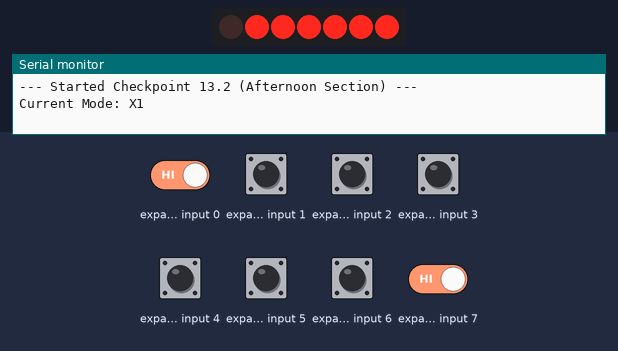
Recording of a sketch running on a simulated Arduino Uno, built with avr-gcc and run on an emulated ATmega328P. Parts: 7 port-expander outputs drawn as a row of LEDs (first output left, lit = HIGH), the last lines printed to the serial monitor. Wiring (inferred from the names in the program): PCF8574 port expander at I2C address 0x20. Wiring (inferred from the signals the program sends): row of LEDs: on Q0, Q1, Q2, Q3, Q4, Q5, Q6. The inputs (shaded band) are chosen by the test bench; at power-on: expander input 0–7 HIGH.

Above: at 2.6 s.
2.7 s: expander input 0 driven LOW and expander input 7 driven LOW
At 3.7 s:
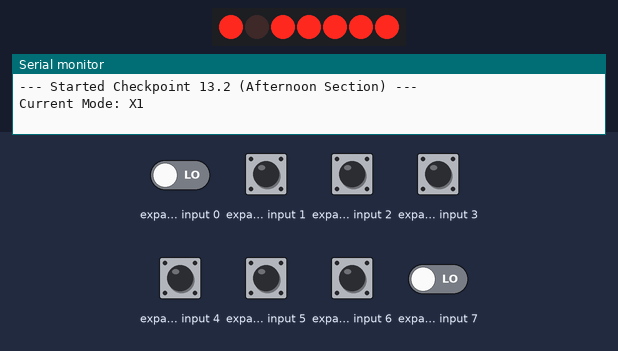
At 5.0 s:
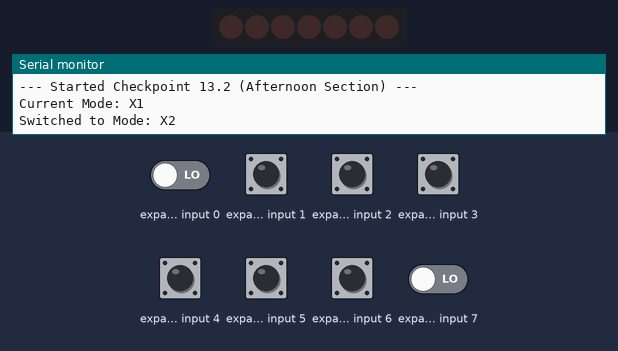
Timing chart, 0 to 17.2 s (numbered marks = the images above; inputs shaded):
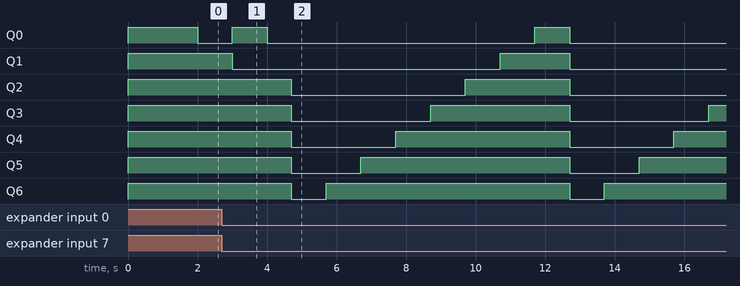

The sketch:

Lab_13_cp2.ino
```cpp
#include <avr/io.h>
#include "my_twi.h"
#include "my_pcf8574.h"

// =========================================================
// 1. ตัวแปรควบคุมระบบและสวิตช์
// =========================================================
uint8_t mode = 0;                  // 0: X1, 1: X2, 2: X3, 3: X4
unsigned long press_start_time = 0; // บันทึกเวลาที่เริ่มกดสวิตช์
bool prev_pressed = false;         // สถานะสวิตช์ในรอบก่อนหน้า
bool long_press_handled = false;   // ธงเช็กว่าประมวลผลการกดค้าง 2 วินาทีไปแล้วหรือยัง
unsigned long last_btn_sample = 0; // เวลาสุ่มอ่านค่าสวิตช์

unsigned long last_led_time = 0;   // ตัวจับเวลาอัปเดต LED

// X1: นับลงแบบไบนารี (127 -> 0)
int16_t x1_count = 127;

// X2: ดับหมดก่อน แล้วค่อยๆ สว่างเพิ่มทีละดวงจาก D6 (ซ้าย) -> D0 (ขวา) วนลูปอัตโนมัติ
uint8_t x2_step = 0;
const uint8_t x2_patterns[8] = {
    0x00, // Step 0: ดับทั้งหมด
    0x40, // Step 1: D6
    0x60, // Step 2: D6, D5
    0x70, // Step 3: D6, D5, D4
    0x78, // Step 4: D6..D3
    0x7C, // Step 5: D6..D2
    0x7E, // Step 6: D6..D1
    0x7F  // Step 7: D6..D0 (ติดครบ 7 ดวง)
};

// X3: สว่าง 2 ดวง เลื่อนไปทางซ้ายทุกครั้งที่กดสั้น
uint8_t x3_pos = 0;

// X4: รูปแบบกระพริบซับซ้อนตามลำดับ
struct X4Step {
    uint8_t pattern;   // รูปแบบ LED (0x7F = ติดหมด, 0x00 = ดับหมด)
    uint16_t duration; // เวลาหน่วง (ms)
};

const X4Step x4_sequence[] = {
    {0x00, 1000}, // เริ่มต้น ดับ 1 วินาที

    // กระพริบ 1 ครั้ง (ติด 0.5s / ดับ 0.5s) -> ดับ 1s
    {0x7F, 500}, {0x00, 500},
    {0x00, 1000},

    // กระพริบ 2 ครั้ง -> ดับ 1s
    {0x7F, 500}, {0x00, 500},
    {0x7F, 500}, {0x00, 500},
    {0x00, 1000},

    // กระพริบ 3 ครั้ง -> ดับ 1s
    {0x7F, 500}, {0x00, 500},
    {0x7F, 500}, {0x00, 500},
    {0x7F, 500}, {0x00, 500},
    {0x00, 1000},

    // กระพริบ 4 ครั้ง -> ดับ 1s
    {0x7F, 500}, {0x00, 500},
    {0x7F, 500}, {0x00, 500},
    {0x7F, 500}, {0x00, 500},
    {0x7F, 500}, {0x00, 500},
    {0x00, 1000}
};
const uint8_t X4_TOTAL_STEPS = sizeof(x4_sequence) / sizeof(x4_sequence[0]);
uint8_t x4_step = 0;

// =========================================================
// 2. ฟังก์ชันช่วยเตรียมข้อมูลขับ LED
// =========================================================
uint8_t prepare_data(uint8_t d)
{
    uint8_t tmp = ~d; // กลับบิตสำหรับ Common Anode (0 = ติด, 1 = ดับ)
    tmp |= 0x80;      // บังคับ P7 = 1 รักษาสภาพพอร์ต Input
    return tmp;
}

// รีเซ็ตและอัปเดตสถานะ LED เมื่อเปลี่ยนโหมด
void reset_mode_state()
{
    last_led_time = millis();

    if (mode == 0) { // X1
        x1_count = 127;
        PCF8574_write(0, prepare_data((uint8_t)x1_count));
    }
    else if (mode == 1) { // X2: เริ่มที่สถานะดับหมด
        x2_step = 0;
        PCF8574_write(0, prepare_data(x2_patterns[x2_step]));
    }
    else if (mode == 2) { // X3: เริ่ม 2 ดวงขวาสุด (D0, D1)
        x3_pos = 0;
        uint8_t pattern = (0x03 << x3_pos) & 0x7F;
        PCF8574_write(0, prepare_data(pattern));
    }
    else if (mode == 3) { // X4
        x4_step = 0;
        PCF8574_write(0, prepare_data(x4_sequence[0].pattern));
    }
}

// ฟังก์ชันทำงานเมื่อมีการ "กดสั้น" (> 50ms และ < 2 วินาที)
void handle_short_press()
{
    // มีเฉพาะโหมด X3 เท่านั้นที่ใช้การกดสั้นเปลี่ยนตำแหน่งไฟ
    if (mode == 2) {
        x3_pos = (x3_pos + 1) % 8; // เลื่อนตำแหน่ง 0 -> 7 แล้ววนกลับ
        uint8_t pattern = (0x03 << x3_pos) & 0x7F;
        PCF8574_write(0, prepare_data(pattern));
    }
}

// =========================================================
// 3. Setup & Loop
// =========================================================
void setup()
{
    Serial.begin(38400);
    init_twi_module();

    Serial.println("--- Started Checkpoint 13.2 (Afternoon Section) ---");
    Serial.println("Current Mode: X1");

    reset_mode_state();
}

void loop()
{
    // ---------------------------------------------------------
    // A. ระบบตรวจจับการกดสวิตช์ (สุ่มอ่านทุกๆ 20 ms)
    // ---------------------------------------------------------
    if (millis() - last_btn_sample >= 20)
    {
        last_btn_sample = millis();

        uint8_t sw_tmp = PCF8574_read(0);
        sw_tmp &= 0x80;
        bool is_pressed = (!sw_tmp); // Active Low: 0 คือกดสวิตช์

        if (is_pressed && !prev_pressed) {
            // เริ่มกด
            press_start_time = millis();
            long_press_handled = false;
            prev_pressed = true;
        }
        else if (is_pressed && prev_pressed) {
            // กดค้างครบ 2 วินาที -> เปลี่ยนโหมด
            if (!long_press_handled && (millis() - press_start_time >= 2000)) {
                long_press_handled = true;

                mode = (mode + 1) % 4; // สลับโหมด X1 -> X2 -> X3 -> X4 -> X1

                Serial.print("Switched to Mode: X");
                Serial.println(mode + 1);

                reset_mode_state();
            }
        }
        else if (!is_pressed && prev_pressed) {
            // ปล่อยสวิตช์
            unsigned long press_duration = millis() - press_start_time;
            prev_pressed = false;

            // กดสั้น
            if (!long_press_handled && press_duration >= 50) {
                handle_short_press();
            }
        }
    }

    // ---------------------------------------------------------
    // B. การทำงานอัตโนมัติตามโหมด
    // ---------------------------------------------------------
    switch (mode)
    {
        case 0: // โหมด X1: นับลงแบบไบนารี 127 -> 0 วินาทีละ 1 ค่า
            if (millis() - last_led_time >= 1000)
            {
                last_led_time = millis();
                PCF8574_write(0, prepare_data((uint8_t)x1_count));

                x1_count--;
                if (x1_count < 0) x1_count = 127;
            }
            break;

        case 1: // โหมด X2: อัตโนมัติ วนลูปติดเพิ่มทีละดวงทุกๆ 1 วินาที
            if (millis() - last_led_time >= 1000)
            {
                last_led_time = millis();

                x2_step = (x2_step + 1) % 8; // วนลูปขั้นตอน 0 -> 7
                PCF8574_write(0, prepare_data(x2_patterns[x2_step]));
            }
            break;

        case 2: // โหมด X3: ไม่ต้องทำอะไรใน Loop (เปลี่ยนตำแหน่งเมื่อกดสั้นเท่านั้น)
            break;

        case 3: // โหมด X4: กระพริบตามคาบเวลาแบบอัตโนมัติ
            if (millis() - last_led_time >= x4_sequence[x4_step].duration)
            {
                last_led_time = millis();
                PCF8574_write(0, prepare_data(x4_sequence[x4_step].pattern));

                x4_step = (x4_step + 1) % X4_TOTAL_STEPS;
            }
            break;
    }
}
```

my_pcf8574.h
```cpp
/*
 * pcf8574.h
 *
 * Created: 10/4/2018 1:56:41 PM
 *  Author: panyayot
 */


#ifndef MY_PCF8574_H_
#define MY_PCF8574_H_


#include "my_twi.h"
#define PCF8574_SLA_W	0x40
#define PCF8574_SLA_R	0x41
#define PCF8574A_SLA_W	0x70
#define PCF8574A_SLA_R	0x71


//-------------------------------------------------------------------------------
//-----Function list in the library my_pcf8574.h
//-------------------------------------------------------------------------------
uint8_t PCF8574_read(uint8_t addr);
void PCF8574_write(uint8_t addr, uint8_t data);
//-------------------------------------------------------------------------------


uint8_t PCF8574_read(uint8_t addr)
{
	uint8_t tmp;
	tmp = PCF8574_SLA_R;
	tmp |= (addr<<1);
	TWI_send_start_condition();
	TWI_wait_until_start_has_been_sent( );
	TWI_send_slave_address(tmp);
	TWI_wait_until_sla_transmitted();

	tmp = TWI_read_data();
	return tmp;
}
void PCF8574_write(uint8_t addr, uint8_t data)
{
	uint8_t tmp;
	tmp = PCF8574_SLA_W;
	tmp |= (addr<<1);
	TWI_send_start_condition();
	TWI_wait_until_start_has_been_sent( );
	TWI_send_slave_address(tmp);
	TWI_wait_until_sla_transmitted();

	TWI_send_first_data(data);
	TWI_wait_until_data_transmitted();
	TWI_send_stop_condition();
}


#endif /* MY_PCF8574_H_ */
```

my_twi.h
```cpp
/*
 * my_twi.h
 *
 * Created: 9/28/2018 11:24:12 PM
 *  Author: panyayot
 */


#ifndef MY_TWI_H_
#define MY_TWI_H_

#ifndef F_CPU
#define F_CPU 16000000UL
#endif
#define TWI_BITRATE 100000
#define TWBR_VALUE (((F_CPU/TWI_BITRATE)-16)/2   )
#define START_TRANSMITTED			0x08
#define REPEATED_START_TRANSMITTED	0x10

#include <util/twi.h>

//-------------------------------------------------------------------------------
//-----Function list in the library my_twi.h
//-------------------------------------------------------------------------------
void init_twi_module(void);
void Status_TWI_no_MR_received_then_ack(void);
void Status_TWI_incomplete_start(void);
void Status_TWI_no_sla_ack(void);
void Status_TWI_no_data_ack(void);
void TWI_send_start_condition (void);
void TWI_wait_until_start_has_been_sent (void);
void TWI_send_slave_address (unsigned char addr);
void TWI_wait_until_sla_transmitted (void);
void TWI_send_device_begin_address(unsigned char addr);
void TWI_send_data (unsigned char DATA);
void TWI_wait_until_data_transmitted (void);
void TWI_send_stop_condition (void);
uint8_t TWI_read_data(void);
//-------------------------------------------------------------------------------
void init_twi_module(void)
{
	TWBR = TWBR_VALUE;
}

void Status_TWI_no_MR_received_then_ack(void)		//error_twi_handler(void)
{
	Serial.println("TWI>no data received from slave and master has responded\n\r");
}

void Status_TWI_incomplete_start(void)		//error_twi_handler(void)
{
	Serial.println("TWI>Start condition fail\n\r");
}

void Status_TWI_no_sla_ack(void)			//error_twi_handler2(void)
{
	Serial.println("TWI>no SLA acknowledge\n\r");
}

void Status_TWI_no_data_ack(void)			//error_twi_handler3(void)
{
	Serial.println("TWI>no data acknowledge");
}

void TWI_send_start_condition (void) {
	TWCR = (1<<TWEN) | (1<<TWINT) | (1<<TWSTA);
}

void TWI_wait_until_start_has_been_sent (void) {
	while (  !(TWCR & (1<<TWINT) ) )
		;
}

void TWI_send_slave_address (unsigned char addr) {
	unsigned char tmp;
	tmp = TWSR & 0xF8;
	if ((tmp != START_TRANSMITTED) &&  (tmp != REPEATED_START_TRANSMITTED))
		Status_TWI_incomplete_start();		//error_twi_handler( );
	TWDR = addr;
	TWCR = (1<<TWINT) | (1<<TWEN);
}

void TWI_wait_until_sla_transmitted (void) {
	while ( !(TWCR & (1<<TWINT)) )
		;
}


void TWI_send_device_begin_address(unsigned char addr)
{
	uint8_t tmp;
	tmp = TWSR & 0xF8;
	if ( (tmp != TW_MT_SLA_ACK))
		Status_TWI_no_sla_ack();				//error_twi_handler2( );

	TWDR = addr;
	TWCR = (1<<TWINT) |  (1<<TWEN);
}


void TWI_send_data (unsigned char DATA) {
	uint8_t tmp;
	tmp = TWSR & 0xF8;
	if  (tmp != TW_MT_DATA_ACK)
		Status_TWI_no_data_ack();				//error_twi_handler2( );

	TWDR = DATA;
	TWCR = (1<<TWINT) |  (1<<TWEN);
}

void TWI_send_first_data (unsigned char DATA) {
	uint8_t tmp;
	tmp = TWSR & 0xF8;
	if ( tmp != TW_MT_SLA_ACK)
		Status_TWI_no_sla_ack();				//error_twi_handler2( );

	TWDR = DATA;
	TWCR = (1<<TWINT) |  (1<<TWEN);
}


void TWI_wait_until_data_transmitted (void) {
	while ( !(TWCR & (1<<TWINT)) )
	;
	if ( (TWSR & 0xF8) != TW_MT_DATA_ACK )
		Status_TWI_no_data_ack();							//error_twi_handler3( );
}

uint8_t TWI_read_data(void)
{
	uint8_t tmp;
	TWCR = (1<<TWINT) | (1<<TWEN) | (1<<TWEA);
	while ( !(TWCR & (1<<TWINT)) )
		;

	tmp = TWSR & 0xF8;
	if ( tmp != TW_MR_DATA_ACK )
		Status_TWI_no_MR_received_then_ack();
	return TWDR;
}


void TWI_send_stop_condition (void) {
	uint8_t tmp;
	tmp = TWSR & 0xF8;
	if (( tmp != TW_MT_DATA_ACK) && (tmp != TW_MR_DATA_ACK))
		Status_TWI_no_data_ack( );
	TWCR = (1<<TWINT)|(1<<TWEN)| (1<<TWSTO);
}

#endif /* MY_TWI_H_ */
```
